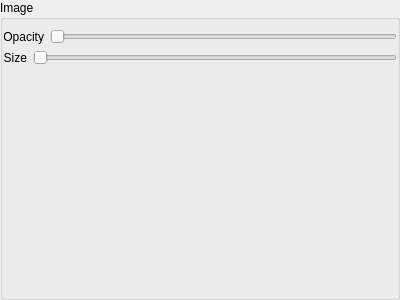
<?xml version="1.0" encoding="UTF-8"?>
<ui version="4.0">
 <class>ImageOverlaySettingsWidget</class>
 <widget class="QWidget" name="ImageOverlaySettingsWidget">
  <property name="geometry">
   <rect>
    <x>0</x>
    <y>0</y>
    <width>400</width>
    <height>300</height>
   </rect>
  </property>
  <layout class="QVBoxLayout" name="verticalLayout">
   <property name="leftMargin">
    <number>0</number>
   </property>
   <property name="topMargin">
    <number>0</number>
   </property>
   <property name="rightMargin">
    <number>0</number>
   </property>
   <property name="bottomMargin">
    <number>0</number>
   </property>
   <item>
    <widget class="QGroupBox" name="groupBox">
     <property name="title">
      <string>Image</string>
     </property>
     <property name="flat">
      <bool>true</bool>
     </property>
     <layout class="QVBoxLayout" name="verticalLayout_2">
      <property name="leftMargin">
       <number>0</number>
      </property>
      <property name="rightMargin">
       <number>0</number>
      </property>
      <item>
       <layout class="QHBoxLayout" name="horizontalLayout_2">
        <item>
         <widget class="QLabel" name="opacityLabel">
          <property name="text">
           <string>Opacity</string>
          </property>
          <property name="alignment">
           <set>Qt::AlignRight|Qt::AlignTrailing|Qt::AlignVCenter</set>
          </property>
          <property name="buddy">
           <cstring>opacitySlider</cstring>
          </property>
         </widget>
        </item>
        <item>
         <widget class="QSlider" name="opacitySlider">
          <property name="orientation">
           <enum>Qt::Horizontal</enum>
          </property>
         </widget>
        </item>
       </layout>
      </item>
      <item>
       <layout class="QHBoxLayout" name="horizontalLayout">
        <item>
         <widget class="QLabel" name="sizeLabel">
          <property name="text">
           <string>Size</string>
          </property>
          <property name="alignment">
           <set>Qt::AlignRight|Qt::AlignTrailing|Qt::AlignVCenter</set>
          </property>
          <property name="buddy">
           <cstring>sizeSlider</cstring>
          </property>
         </widget>
        </item>
        <item>
         <widget class="QSlider" name="sizeSlider">
          <property name="orientation">
           <enum>Qt::Horizontal</enum>
          </property>
         </widget>
        </item>
       </layout>
      </item>
      <item>
       <spacer name="verticalSpacer">
        <property name="orientation">
         <enum>Qt::Vertical</enum>
        </property>
        <property name="sizeHint" stdset="0">
         <size>
          <width>20</width>
          <height>138</height>
         </size>
        </property>
       </spacer>
      </item>
     </layout>
    </widget>
   </item>
  </layout>
 </widget>
 <tabstops>
  <tabstop>opacitySlider</tabstop>
  <tabstop>sizeSlider</tabstop>
 </tabstops>
 <resources/>
 <connections/>
</ui>
